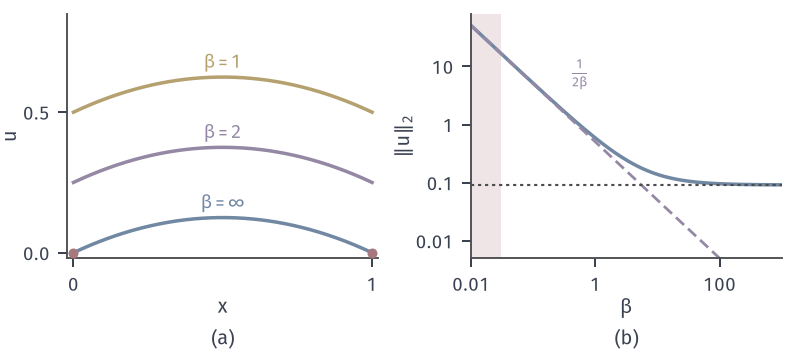

The Python source for this figure:
from pathlib import Path
import sys
HERE = Path(__file__).resolve().parent
sys.path.insert(0, str(HERE.parent/"ellip-common"))
from ellip_fig import *
# -u''=1, Robin both ends, u=x(1-x)/2+1/(2 beta).
fig, axes = figure(width_mm=112, height_mm=50, ncols=2)
panel(fig, left=.085, wspace=.3, bottom=.27)
ax = axes[0]
ax.plot(X, X*(1-X)/2, color=BLUE, lw=1.4)
for b, c in ((1, YELLOW), (2, PURPLE)):
    ax.plot(X, X*(1-X)/2+1/(2*b), color=c, lw=1.4)
    lab(ax, .5, .125+1/(2*b)+.03, r'$\beta=%g$' % b, c, ha='center')
lab(ax, .5, .125+.03, r'$\beta=\infty$', BLUE, ha='center'); dot(ax, 0, 0, RED, 4); dot(ax, 1, 0, RED, 4)
ax.set_xlim(-.02, 1.02); ax.set_ylim(-.02, .85); ax.set_xticks([0, 1]); ax.set_yticks([0, .5]); hat01(ax, yl='$u$')
ax = axes[1]
bs = np.logspace(-2, 3, 300)
c = 1/(2*bs); nrm = np.sqrt(1/120+c/6+c**2)
ax.axvspan(.01, .03, color=RED_FILL, lw=0)
ax.loglog(bs, nrm, color=BLUE, lw=1.4); ax.loglog(bs, 1/(2*bs), color=PURPLE, lw=1.1, ls=DASH)
lab(ax, .4, 6, r'$\frac{1}{2\beta}$', PURPLE)
ax.axhline(np.sqrt(1/120), color=STROKE, lw=.85, ls=DOT)
ax.set_xlim(.01, 1000); ax.set_ylim(.005, 80); ax.minorticks_off(); ax.set_xticks([.01, 1, 100]); ax.set_xticklabels(['0.01', '1', '100']); ax.set_yticks([.01, .1, 1, 10]); ax.set_yticklabels(['0.01', '0.1', '1', '10']); hat01(ax, r'$\beta$', r'$\Vert u\Vert_2$')
tags(fig, axes)
save(fig, HERE, 'figure', {'u': 'x(1-x)/2+1/(2beta)', 'norm^2': '1/120+c/6+c^2, c=1/(2beta)', 'dirichlet_norm': float(np.sqrt(1/120))})
